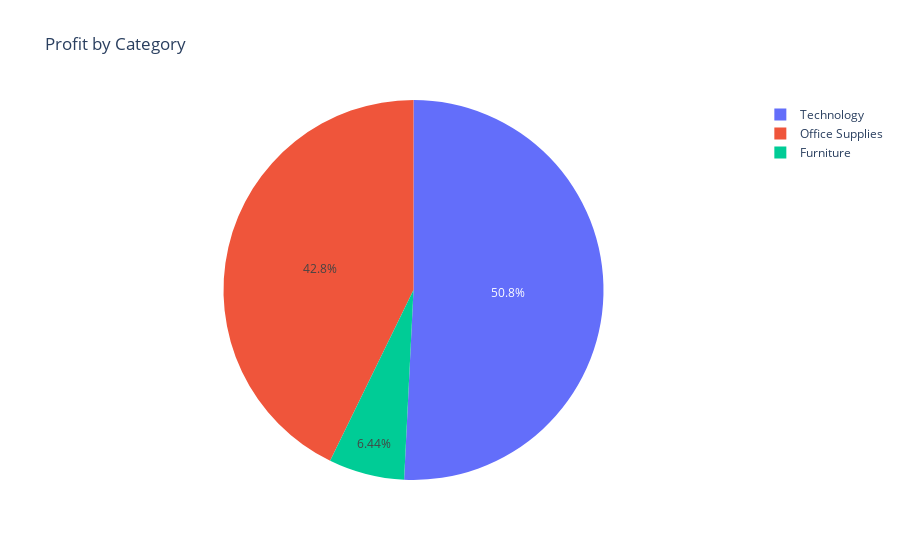

Notebook cell for this chart:
### Code cell
fig=px.pie(profit_by_category,
          values="Profit",
          names="Category",
          title="Profit by Category")
fig.show()

### Figure 1 — Plotly figure (JSON) as saved in the notebook; plotly's stock layout.template omitted (floating-point values rounded to 4 significant figures)
{"data": [{"domain": {"x": [0, 1], "y": [0, 1]}, "hovertemplate": "Category=%{label}<br>Profit=%{value}<extra></extra>", "labels": ["Furniture", "Office Supplies", "Technology"], "legendgroup": "", "name": "", "showlegend": true, "type": "pie", "values": [18450.0, 122500.0, 145500.0]}], "layout": {"autosize": true, "legend": {"tracegroupgap": 0}, "title": {"text": "Profit by Category"}}}
